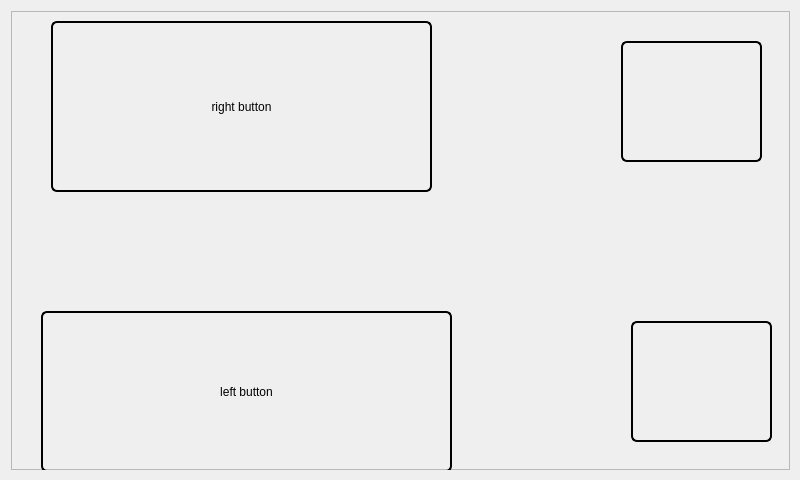
<?xml version="1.0" encoding="UTF-8"?>
<ui version="4.0">
 <class>MouseWindow</class>
 <widget class="QMainWindow" name="MouseWindow">
  <property name="geometry">
   <rect>
    <x>0</x>
    <y>0</y>
    <width>800</width>
    <height>480</height>
   </rect>
  </property>
  <property name="windowTitle">
   <string>MaeRemote</string>
  </property>
  <property name="windowIcon">
   <iconset>
    <normaloff>logo.png</normaloff>logo.png</iconset>
  </property>
  <property name="styleSheet">
   <string notr="true">/*
QWidget {
background: transparent;
}
*/


QFrame#scrollFrame {
background: transparent;
}

QFrame#buttonHolder {
background-image: url(mouseui.png);

/*background-color: transparent;*/
}

QPushButton {
border: 2px solid black;
border-radius: 6px;
background-color: transparent;
}
/*
QPushButton:pressed {
background-color: transparent;
}

QPushButton:flat {
border: none;
}

QPushButton:default {
/*border-color: black;
border: 2px solid black;
border-radius: 6px;
background-color: transparent;
}*/</string>
  </property>
  <widget class="QWidget" name="centralWidget">
   <widget class="QWidget" name="verticalLayoutWidget">
    <property name="geometry">
     <rect>
      <x>0</x>
      <y>0</y>
      <width>801</width>
      <height>481</height>
     </rect>
    </property>
    <layout class="QVBoxLayout" name="verticalLayout_3">
     <item>
      <widget class="QFrame" name="buttonHolder">
       <property name="autoFillBackground">
        <bool>false</bool>
       </property>
       <property name="styleSheet">
        <string notr="true"/>
       </property>
       <property name="frameShape">
        <enum>QFrame::StyledPanel</enum>
       </property>
       <property name="frameShadow">
        <enum>QFrame::Raised</enum>
       </property>
       <widget class="QPushButton" name="toggleButton">
        <property name="geometry">
         <rect>
          <x>610</x>
          <y>30</y>
          <width>141</width>
          <height>121</height>
         </rect>
        </property>
        <property name="focusPolicy">
         <enum>Qt::NoFocus</enum>
        </property>
        <property name="autoFillBackground">
         <bool>false</bool>
        </property>
        <property name="text">
         <string/>
        </property>
        <property name="icon">
         <iconset>
          <normalon>openlock_small.png</normalon>
         </iconset>
        </property>
        <property name="iconSize">
         <size>
          <width>100</width>
          <height>100</height>
         </size>
        </property>
       </widget>
       <widget class="QPushButton" name="rightMouseButton">
        <property name="geometry">
         <rect>
          <x>40</x>
          <y>10</y>
          <width>381</width>
          <height>171</height>
         </rect>
        </property>
        <property name="focusPolicy">
         <enum>Qt::NoFocus</enum>
        </property>
        <property name="whatsThis">
         <string>Right click button....</string>
        </property>
        <property name="autoFillBackground">
         <bool>false</bool>
        </property>
        <property name="text">
         <string>right button</string>
        </property>
       </widget>
       <widget class="QPushButton" name="leftMouseButton">
        <property name="geometry">
         <rect>
          <x>30</x>
          <y>300</y>
          <width>411</width>
          <height>161</height>
         </rect>
        </property>
        <property name="focusPolicy">
         <enum>Qt::NoFocus</enum>
        </property>
        <property name="whatsThis">
         <string>Left click button...</string>
        </property>
        <property name="autoFillBackground">
         <bool>false</bool>
        </property>
        <property name="styleSheet">
         <string notr="true"/>
        </property>
        <property name="text">
         <string>left button</string>
        </property>
       </widget>
       <widget class="QFrame" name="scrollFrame">
        <property name="geometry">
         <rect>
          <x>40</x>
          <y>190</y>
          <width>480</width>
          <height>100</height>
         </rect>
        </property>
        <property name="sizePolicy">
         <sizepolicy hsizetype="Maximum" vsizetype="Maximum">
          <horstretch>0</horstretch>
          <verstretch>0</verstretch>
         </sizepolicy>
        </property>
        <property name="minimumSize">
         <size>
          <width>480</width>
          <height>100</height>
         </size>
        </property>
        <property name="maximumSize">
         <size>
          <width>480</width>
          <height>100</height>
         </size>
        </property>
        <property name="whatsThis">
         <string>Scroll bar and middle click button...</string>
        </property>
        <property name="autoFillBackground">
         <bool>false</bool>
        </property>
        <property name="frameShape">
         <enum>QFrame::StyledPanel</enum>
        </property>
        <property name="frameShadow">
         <enum>QFrame::Raised</enum>
        </property>
       </widget>
       <widget class="QPushButton" name="lockButton">
        <property name="geometry">
         <rect>
          <x>620</x>
          <y>310</y>
          <width>141</width>
          <height>121</height>
         </rect>
        </property>
        <property name="focusPolicy">
         <enum>Qt::NoFocus</enum>
        </property>
        <property name="autoFillBackground">
         <bool>false</bool>
        </property>
        <property name="text">
         <string/>
        </property>
        <property name="icon">
         <iconset>
          <normalon>freeze.png</normalon>
         </iconset>
        </property>
        <property name="iconSize">
         <size>
          <width>110</width>
          <height>110</height>
         </size>
        </property>
       </widget>
      </widget>
     </item>
    </layout>
   </widget>
  </widget>
 </widget>
 <layoutdefault spacing="6" margin="11"/>
 <resources/>
 <connections>
  <connection>
   <sender>leftMouseButton</sender>
   <signal>clicked()</signal>
   <receiver>MouseWindow</receiver>
   <slot>leftMouseButtonClicked()</slot>
   <hints>
    <hint type="sourcelabel">
     <x>387</x>
     <y>392</y>
    </hint>
    <hint type="destinationlabel">
     <x>510</x>
     <y>487</y>
    </hint>
   </hints>
  </connection>
  <connection>
   <sender>lockButton</sender>
   <signal>pressed()</signal>
   <receiver>MouseWindow</receiver>
   <slot>lockButtonPressed()</slot>
   <hints>
    <hint type="sourcelabel">
     <x>707</x>
     <y>393</y>
    </hint>
    <hint type="destinationlabel">
     <x>813</x>
     <y>373</y>
    </hint>
   </hints>
  </connection>
  <connection>
   <sender>lockButton</sender>
   <signal>released()</signal>
   <receiver>MouseWindow</receiver>
   <slot>lockButtonReleased()</slot>
   <hints>
    <hint type="sourcelabel">
     <x>661</x>
     <y>378</y>
    </hint>
    <hint type="destinationlabel">
     <x>751</x>
     <y>498</y>
    </hint>
   </hints>
  </connection>
  <connection>
   <sender>toggleButton</sender>
   <signal>clicked()</signal>
   <receiver>MouseWindow</receiver>
   <slot>toggleButtonClicked()</slot>
   <hints>
    <hint type="sourcelabel">
     <x>722</x>
     <y>103</y>
    </hint>
    <hint type="destinationlabel">
     <x>814</x>
     <y>72</y>
    </hint>
   </hints>
  </connection>
  <connection>
   <sender>rightMouseButton</sender>
   <signal>clicked()</signal>
   <receiver>MouseWindow</receiver>
   <slot>rightMouseButtonClicked()</slot>
   <hints>
    <hint type="sourcelabel">
     <x>378</x>
     <y>133</y>
    </hint>
    <hint type="destinationlabel">
     <x>469</x>
     <y>491</y>
    </hint>
   </hints>
  </connection>
 </connections>
 <slots>
  <slot>rightMouseButtonClicked()</slot>
  <slot>leftMouseButtonClicked()</slot>
  <slot>toggleButtonClicked()</slot>
  <slot>lockButtonPressed()</slot>
  <slot>lockButtonReleased()</slot>
 </slots>
</ui>
